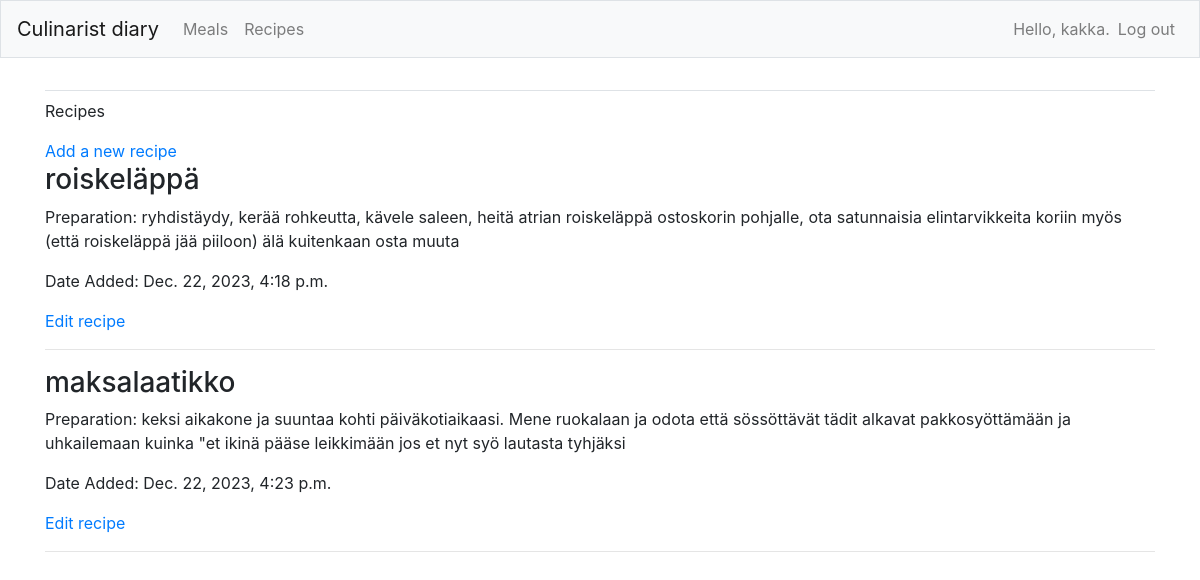
/meals/recipes (signed in), run on the app's committed database.
### culinarists/models.py (models this page shows, shortened)
class Recipe(models.Model):
    meal = models.OneToOneField(Meal, on_delete=models.CASCADE)
    preparation = models.TextField()
    date_added = models.DateTimeField(auto_now_add=True)

class Meal(models.Model):
    name = models.CharField(max_length=400)
    allergens = models.CharField(max_length=400)
    date_added = models.DateTimeField(auto_now_add=True)
    owner = models.ForeignKey(User, on_delete=models.CASCADE, null=True, blank=True)

### culinarists/views.py (the view)
# urls.py: path('meals/recipes', views.recipes, name='recipes'),
@login_required
def recipes(request):
    recipes = Recipe.objects.order_by('date_added')
    context = {'recipes': recipes}
    return render(request, 'culinarists/recipes.html', context)

### culinarists/templates/culinarists/recipes.html
{% extends 'culinarists/base.html' %}
{% block content %}
    <p>Recipes</p>
    <a href="{% url 'culinarists:new_recipe' %}">Add a new recipe</a>
    {% for recipe in recipes %}
            <h3>{{ recipe.meal.name }}</h3>
            <p>Preparation: {{ recipe.preparation }}</p>
            <p>Date Added: {{ recipe.date_added }}</p>
            <a href="{% url 'culinarists:edit_recipe' recipe_id=recipe.id %}">Edit recipe</a>
        <hr>
    {% endfor %}
{% endblock %}

### culinarists/templates/culinarists/base.html (shortened to what this page needs)
{% load bootstrap4 %}
<!doctype html>
<html lang="en">
<head>
    {% bootstrap_css %}
</head>
<body>
<nav class="navbar navbar-expand-md navbar-light bg-light mb-4 border">
<a class="navbar-brand" href="{% url 'culinarists:index'%}">
        Culinarist diary</a>
        <div class="collapse navbar-collapse" id="navbarCollapse">
        <ul class="navbar-nav mr-auto">
            <li class="nav-item">
            <a class="nav-link" href="{% url 'culinarists:meals'%}">
         Meals</a></li>
         <li class="nav-item">
            <a class="nav-link" href="{% url 'culinarists:recipes'%}">Recipes</a>
         </li>
        </ul>
        <ul class="navbar-nav ml-auto">
            {% if user.is_authenticated %}
        <li class="nav-item">
            <span class="navbar-text">Hello, {{ user.username }}.</span>
        </li>
<li class="nav-item">
        <a class="nav-link" href="{% url 'users:logout' %}">Log out</a>
    </li>
    {% else %}
        <li class="nav-item">
            <a class="nav-link" href="{% url 'users:register' %}">Register</a>
        </li>
        <li class="nav-item">
            <a class="nav-link" href="{% url 'users:login' %}">Log in</a></li>
    {% endif %}
    </ul>
        </div>
</nav>
<main role="main" class="container">
        <div class="pb-2 mb-2 border-bottom">
        </div>
        <div>
    {% block content %}{% endblock content %}
        </div>
    </main>
</body>
</html>

### data on the page
Recipe: meal.name "roiskeläppä", preparation "ryhdistäydy, kerää rohkeutta, kävele saleen, heitä atrian roiskeläppä ostoskorin pohjalle, ota satunnaisia elintarvikkeita koriin myös (että roiskeläppä jää piiloon) älä kuitenkaan osta muuta", date_added "Dec. 22, 2023, 4:18 p.m."
Recipe: meal.name "maksalaatikko", preparation "keksi aikakone ja suuntaa kohti päiväkotiaikaasi. Mene ruokalaan ja odota että sössöttävät tädit alkavat pakkosyöttämään ja uhkailemaan kuinka \"et ikinä pääse leikkimään jos et nyt syö lautasta tyhjäksi", date_added "Dec. 22, 2023, 4:23 p.m."

### other printed values
{{ user.username }} "kakka"
